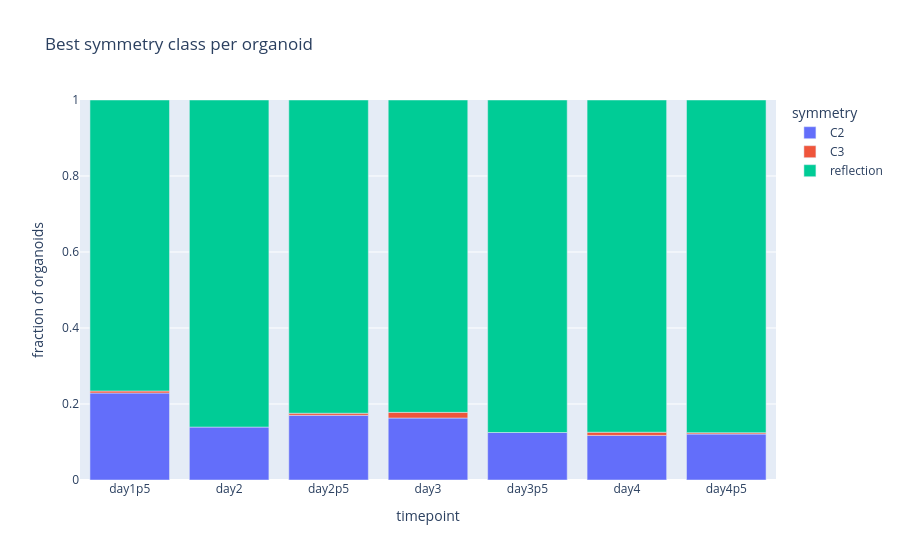

Here is the notebook cell this chart was saved with:
### Markdown cell above
### Best Symmetry Class Per Organoid

This is the most compact view, but it discards useful ambiguity. Use it after looking at the survival plots. For each organoid, we first keep the best axis within each symmetry class, then select the class with the highest matched fraction.

### Code cell
best_axis_per_class = (
    symmetry_plot_df
    .sort_values(symmetry_metric, ascending=False)
    .groupby(["sample_key", "symmetry"], observed=True)
    .head(1)
)
best_class = (
    best_axis_per_class
    .sort_values(symmetry_metric, ascending=False)
    .groupby("sample_key", observed=True)
    .head(1)
)

class_counts = (
    best_class
    .groupby(["timepoint_group", "symmetry"], observed=True)
    .size()
    .reset_index(name="n")
)
class_counts["fraction"] = class_counts["n"] / class_counts.groupby("timepoint_group", observed=True)["n"].transform("sum")

fig = px.bar(
    class_counts,
    x="timepoint_group",
    y="fraction",
    color="symmetry",
    category_orders={"timepoint_group": timepoint_order},
    title="Best symmetry class per organoid",
    labels={"timepoint_group": "timepoint", "fraction": "fraction of organoids"},
)
fig.update_yaxes(range=[0, 1])
fig.show()

### Figure 1 — Plotly figure (JSON) as saved in the notebook; plotly's stock layout.template omitted (floating-point values rounded to 4 significant figures)
{"data": [{"hovertemplate": "symmetry=C2<br>timepoint=%{x}<br>fraction of organoids=%{y}<extra></extra>", "legendgroup": "C2", "marker": {"color": "#636efa", "pattern": {"shape": ""}}, "name": "C2", "orientation": "v", "showlegend": true, "textposition": "auto", "type": "bar", "x": ["day1p5", "day2", "day2p5", "day3", "day3p5", "day4", "day4p5"], "xaxis": "x", "y": [0.2289, 0.1393, 0.1703, 0.1631, 0.125, 0.1173, 0.121], "yaxis": "y"}, {"hovertemplate": "symmetry=C3<br>timepoint=%{x}<br>fraction of organoids=%{y}<extra></extra>", "legendgroup": "C3", "marker": {"color": "#EF553B", "pattern": {"shape": ""}}, "name": "C3", "orientation": "v", "showlegend": true, "textposition": "auto", "type": "bar", "x": ["day1p5", "day2p5", "day3", "day4", "day4p5"], "xaxis": "x", "y": [0.005263, 0.005405, 0.01483, 0.00838, 0.003456], "yaxis": "y"}, {"hovertemplate": "symmetry=reflection<br>timepoint=%{x}<br>fraction of organoids=%{y}<extra></extra>", "legendgroup": "reflection", "marker": {"color": "#00cc96", "pattern": {"shape": ""}}, "name": "reflection", "orientation": "v", "showlegend": true, "textposition": "auto", "type": "bar", "x": ["day1p5", "day2", "day2p5", "day3", "day3p5", "day4", "day4p5"], "xaxis": "x", "y": [0.7658, 0.8607, 0.8243, 0.822, 0.875, 0.8743, 0.8756], "yaxis": "y"}], "layout": {"barmode": "relative", "legend": {"title": {"text": "symmetry"}, "tracegroupgap": 0}, "title": {"text": "Best symmetry class per organoid"}, "xaxis": {"anchor": "y", "categoryarray": ["day1p5", "day2", "day2p5", "day3", "day3p5", "day4", "day4p5"], "categoryorder": "array", "domain": [0, 1], "title": {"text": "timepoint"}}, "yaxis": {"anchor": "x", "domain": [0, 1], "range": [0, 1], "title": {"text": "fraction of organoids"}}}}
